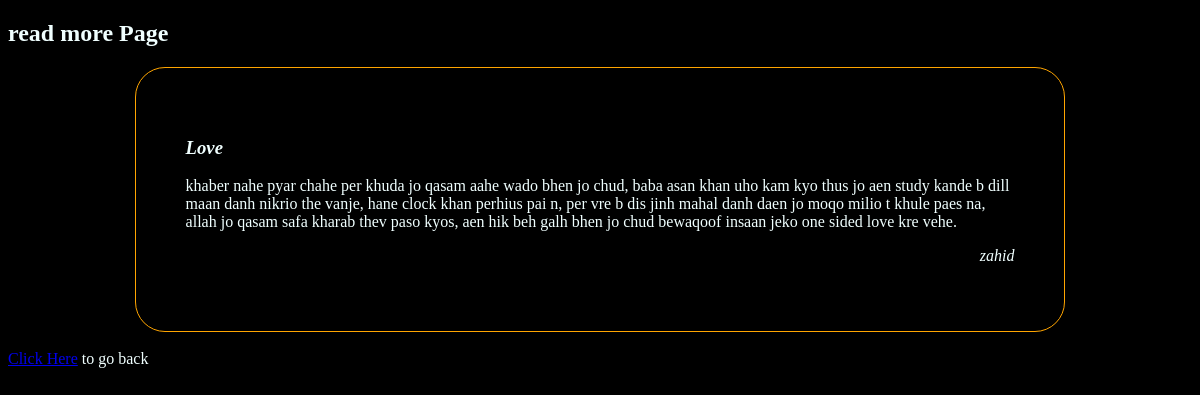
The app's page /post/20d330bf-a9fd-49ea-a38c-790ae9418792 (signed in) with its own data.
### app.py (models this page shows, shortened)
class Post(db.Model):
    id = db.Column(db.String(100), primary_key=True)
    caption = db.Column(db.String(255), nullable=False)
    post = db.Column(db.String(1000), nullable=False)
    user_id = db.Column(db.String(50), db.ForeignKey('users.id'), nullable=False)
    user = db.relationship('Users', backref=db.backref('posts', lazy=True))

class Users(UserMixin, db.Model):
    id = db.Column(db.String(50), primary_key=True)
    name = db.Column(db.String(50), nullable=False)
    phone = db.Column(db.String(15))
    email = db.Column(db.String(100), unique=True, nullable=False)
    password = db.Column(db.String(100), nullable=False)

### app.py (the view)
@app.route("/post/<postId>")
def postFunc(postId):
    if not current_user.is_authenticated:
        return redirect(url_for('index'))
    post=Post.query.filter_by(id=postId).first()
    return render_template('post.html', post=post)

### app.py (called while the page is built)
@loginManager.user_loader
def loader_user(userid):
    return Users.query.get(userid)

### templates/post.html (shortened to what this page needs)
<!DOCTYPE html>
<html lang="en">
<head>
</head>
<body>
    <h2>read more Page</h2>
        <div class="post">
            <h3><i>{{post.caption}}</i></h3>
            {{post.post}}
            <p id="by">{{post.user.name}}</p>
        </div>
        <br>
        <a href="/home">Click Here</a> to go back
</body>
</html>

### templates/post.html (style rules this page uses)
body { background-color: black; color: azure; }
.post { width: 70%; margin: auto; padding: 50px; border-radius: 30px; border: 1px solid orange; }
#by { text-align: right; font-style: italic; }

### records on screen
Post: caption "Love", post "khaber nahe pyar chahe per khuda jo qasam aahe wado bhen jo chud, baba asan khan uho kam kyo thus jo aen study kande b dill maan danh nikrio the vanje, hane clock khan perhius pai n, per vre b dis jinh mahal danh daen jo moqo milio t khule paes na, allah jo qasam safa kharab thev paso kyos, aen hik beh galh bhen jo chud bewaqoof insaan jeko one sided love kre vehe."
Users: user.name "zahid"
